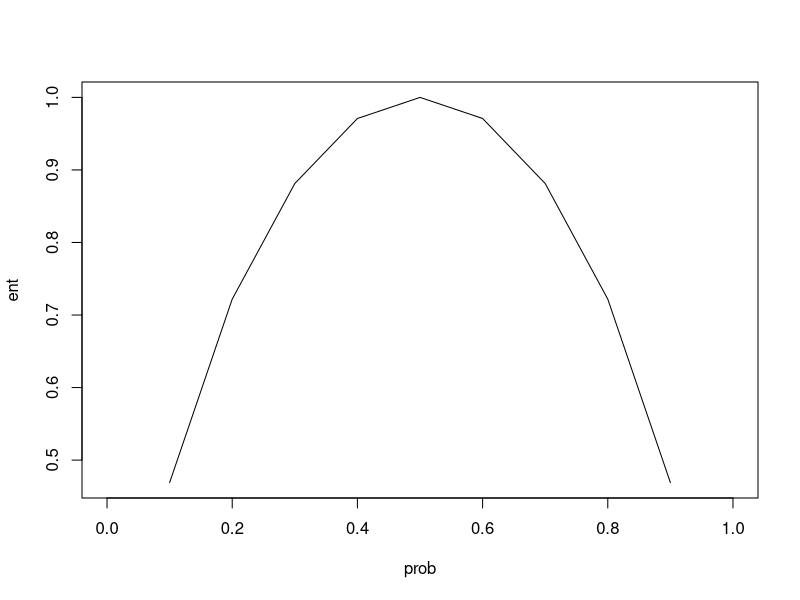
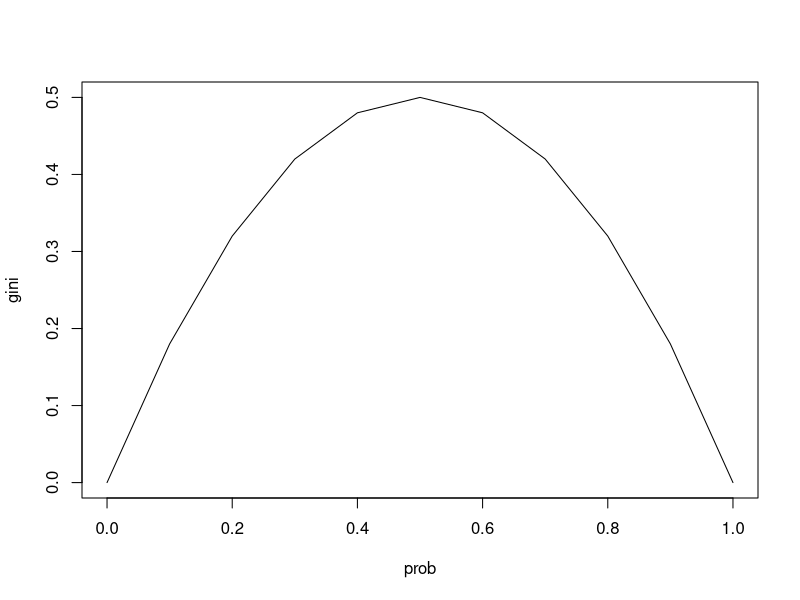

These charts were generated, in order, by the following R code:
entropy = function(p) {
  ent = 0
  for(i in 1:length(p)) {
    ent = ent + (-p[i] * log2(p[i]))
  }
  return(ent)
}
entropy(c(0.01, 0.99))
entropy(c(0.33, 0.33, 0.33))
entropy(c(0.8, 0.1, 0.1))

prob = seq(0,1,0.1)
ent = numeric()
for(i in 1:length(prob)) {
  ent = c(ent, entropy(c(prob[i], 1-prob[i])))
}
X11()
plot(prob, ent, type="l")


gini_ind = function(p) {
  gini = 0
  for(i in 1:length(p)) {
    gini = gini + (p[i] * p[i])
  }
  return(1 - gini)
}
gini_ind(c(0.5, 0.5))
gini_ind(c(0.33, 0.33, 0.33))
gini_ind(c(0.8, 0.1, 0.1))

gini = numeric()
for(i in 1:length(prob)) {
  gini = c(gini, gini_ind(c(prob[i], 1-prob[i])))
}
X11()
plot(prob, gini, type="l")
